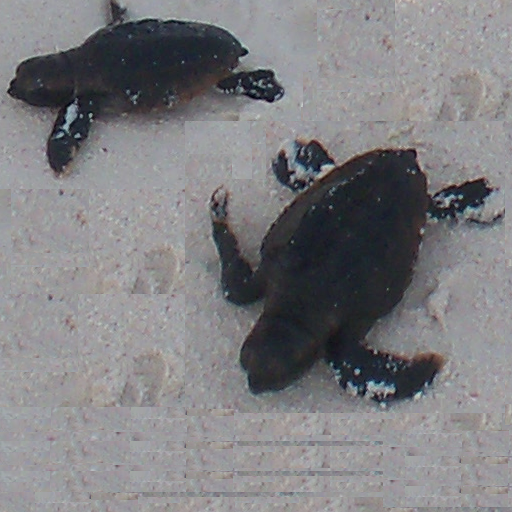
%> input picture Tema05b.bmp, 512 x 512 px
$ octave Tema4k.m   (GNU Octave 9; MATLAB toolbox functions it lacks are replaced by stand-ins)
%> lines starting %> are read from the running program, lines starting %| are printed output that depends on the picture
% Extracci髇 de Regiones por divisi髇

clear all; close all;

I = imread('Tema05b.bmp','bmp');
%> I is the input picture: size 512x512x3 uint8; mean R, G, B 126, 125.5, 128.5
I1 = I(:,:,1);

S = qtdecomp(I1,0.30);
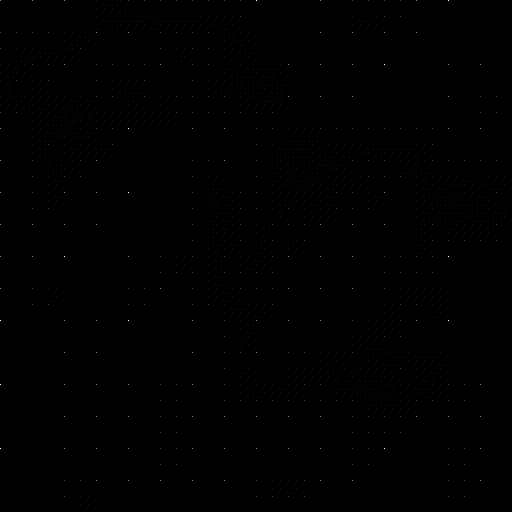
%> S: size 512x512 double; min 0, max 64, mean 0.1; drawn with min black and max white

blocks = repmat(uint8(0),size(S));
for dim = [512 256 128 64 32 16 8 4 2 1];
   numblocks = length(find(S==dim));
   if (numblocks > 0)
      values = repmat(uint8(1),[dim dim numblocks]);
      values(2:dim,2:dim,:) = 0;
      blocks = qtsetblk(blocks,S,dim,values);
   end
end
%> this loop made 10 passes
%> numblocks on passes 1 to 10: 0, 0, 0, 13, 96, 238, 435, 920, 1696, 320
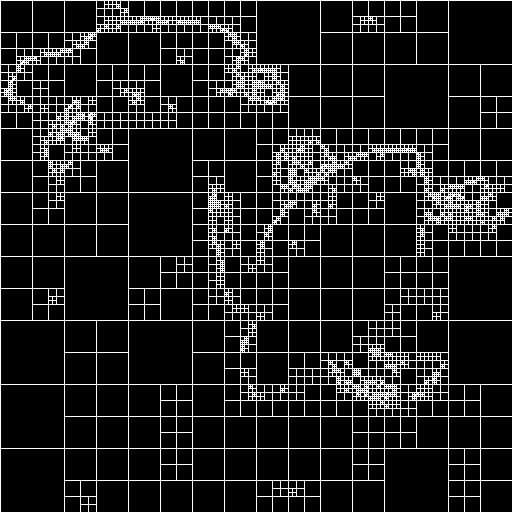
%> blocks: size 512x512 uint8; values 0 (black) and 1 (white), 12.8% white in thin lines or dots
%> after the loop, values = 320 values from 1 to 1
blocks(end,1:end) =1;
blocks(1:end,end) = 1;
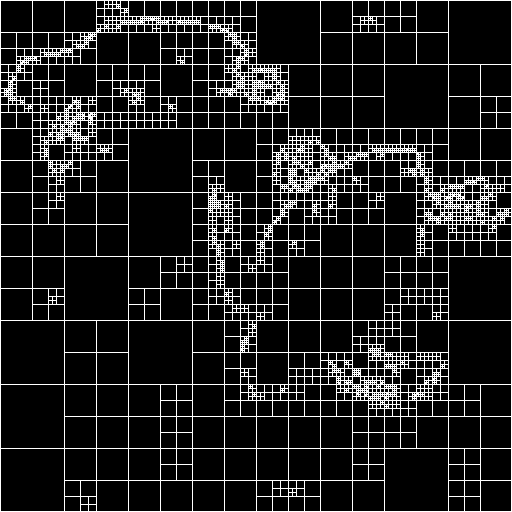
%> blocks: size 512x512 uint8; values 0 (black) and 1 (white), 13.1% white in thin lines or dots
imshow(I1),figure,imshow(blocks,[])
